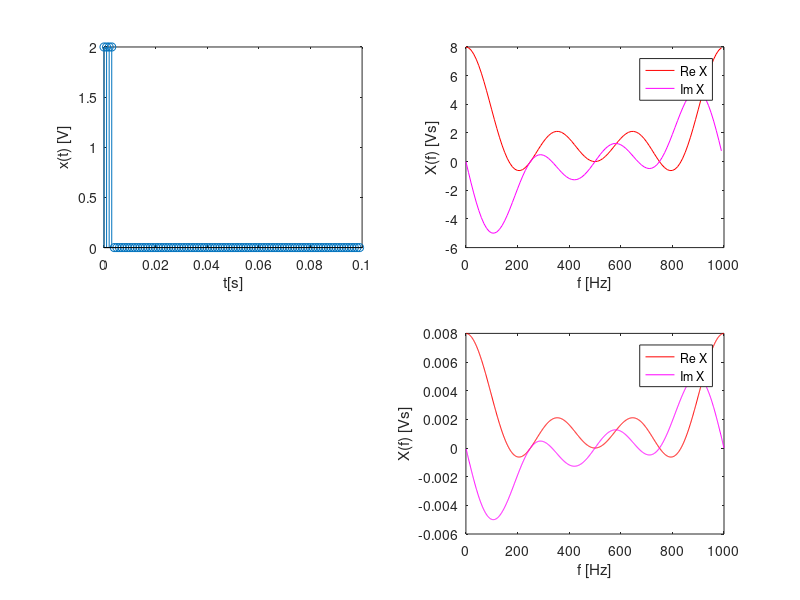

Here is the MATLAB script that generated this plot:
clear all, clf

T = 1e-3 % s
N = 100
N1 = 3
A = 2 % V

t = (0:N-1)*T
x = A*(t <= N1*T)

%return

subplot(2,2,1)
stem(t,x)
xlabel('t[s]')
ylabel('x(t) [V]')

%return

Fp = 1/T
F = Fp/N
f = (0:N-1)*F
X = fft(x)

subplot(2,2,2)
plot(f,real(X), 'r', f, imag(X), 'm')
xlabel('f [Hz]')
ylabel('X(f) [Vs]')
legend('Re X', 'Im X')

%return

df = 1 % Hz
fa = 0:df:Fp
Xa = A*T*(exp(-i*2*pi*fa*T*(N1+1))-1) ./ (exp(-i*2*pi*fa*T)-1)

subplot(2,2,4)
plot(fa,real(Xa),'r',fa,imag(Xa),'m')
xlabel('f [Hz]')
ylabel('X(f) [Vs]')
legend('Re X', 'Im X')

